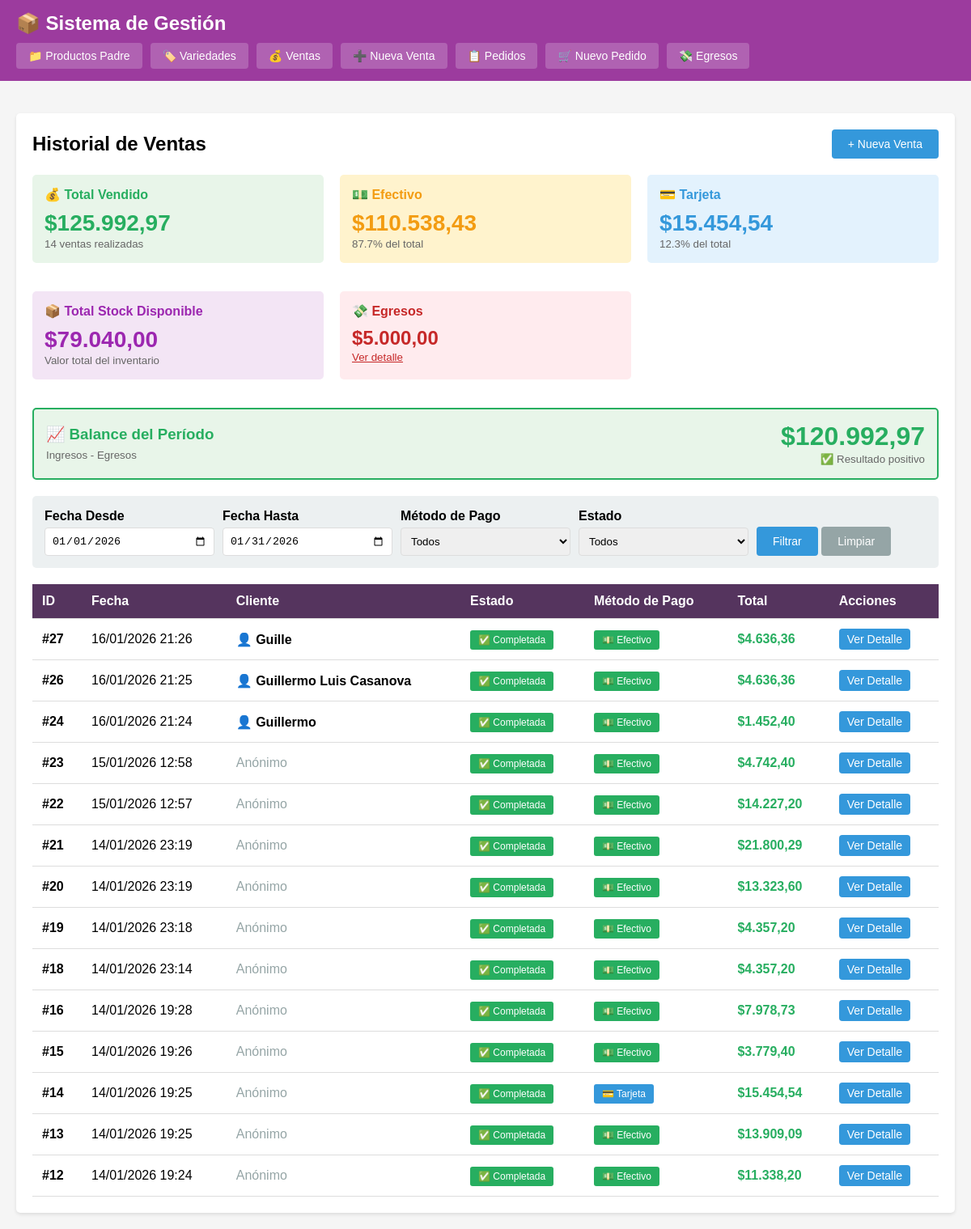
The app's page /index.php?c=venta&a=index with its own data.
### tables this page shows
CREATE TABLE ventas (
            id INTEGER PRIMARY KEY AUTOINCREMENT,
            total DECIMAL(10,2) NOT NULL,
            metodo_pago VARCHAR(20) NOT NULL,
            descuento_aplicado DECIMAL(10,2) DEFAULT 0,
            fecha DATETIME DEFAULT CURRENT_TIMESTAMP
        , nombre_cliente VARCHAR(200), estado VARCHAR(20) DEFAULT 'completada', fecha_formalizacion DATETIME);

### controllers/VentaController.php (called while the page is built, shortened)
<?php
class VentaController {
    private $ventaModel;
    private $variedadModel;
    public function __construct() {
        $this->ventaModel = new Venta();
        $this->variedadModel = new Variedad();
    }
public function index() {
    $filtros = [];
    if (empty($_GET['fecha_desde']) && empty($_GET['fecha_hasta']) && empty($_GET['metodo_pago']) && empty($_GET['estado'])) {
        $filtros['fecha_desde'] = date('Y-m-01');
        $filtros['fecha_hasta'] = date('Y-m-t');
    }
    $ventas = $this->ventaModel->getAll($filtros);
    $total_ventas = $this->ventaModel->getTotalVentas($filtros);
    $estadisticas = $this->ventaModel->getEstadisticas(
        $filtros['fecha_desde'] ?? null,
        $filtros['fecha_hasta'] ?? null
    );
    $total_stock_disponible = $this->variedadModel->getTotalStockDisponible();
    $egresoModel = new Egreso();
    $filtros_egresos = [];
    if (!empty($filtros['fecha_desde'])) {
        $filtros_egresos['fecha_desde'] = $filtros['fecha_desde'];
    }
    if (!empty($filtros['fecha_hasta'])) {
        $filtros_egresos['fecha_hasta'] = $filtros['fecha_hasta'];
    }
    $total_egresos = $egresoModel->getTotalEgresos($filtros_egresos);
    $balance = ($estadisticas['total_vendido'] ?? 0) - $total_egresos;
    $this->render('ventas/index', [
        'ventas' => $ventas,
        'total_ventas' => $total_ventas,
        'estadisticas' => $estadisticas,
        'total_stock_disponible' => $total_stock_disponible,
        'total_egresos' => $total_egresos,
        'balance' => $balance,
        'filtros' => $filtros
    ]);
}
    private function render($view, $data = []) {
        extract($data);
        require BASE_PATH . '/views/' . $view . '.php';
        require BASE_PATH . '/views/layout.php';
    }
}
?>

### config/database.php (called while the page is built, shortened)
<?php
class Database {
    private static $instance = null;
    private $conn;
    private function __construct() {
        try {
            $this->conn = new PDO('sqlite:' . DB_PATH);
            $this->conn->setAttribute(PDO::ATTR_ERRMODE, PDO::ERRMODE_EXCEPTION);
            $this->conn->setAttribute(PDO::ATTR_DEFAULT_FETCH_MODE, PDO::FETCH_ASSOC);
        } catch(PDOException $e) {
            die("Error de conexión: " . $e->getMessage());
        }
    }
    public static function getInstance() {
        if (self::$instance === null) {
            self::$instance = new self();
        }
        return self::$instance;
    }
    public function getConnection() {
        return $this->conn;
    }
}
?>

### models/Venta.php (called while the page is built, shortened)
<?php
class Venta {
    private $db;
    public function __construct() {
        $this->db = Database::getInstance()->getConnection();
    }
    public function getAll($filtros = []) {
        $sql = "SELECT * FROM ventas WHERE 1=1";
        $params = [];
        if (!empty($filtros['fecha_desde'])) {
            $sql .= " AND DATE(fecha) >= ?";
            $params[] = $filtros['fecha_desde'];
        }
        if (!empty($filtros['fecha_hasta'])) {
            $sql .= " AND DATE(fecha) <= ?";
            $params[] = $filtros['fecha_hasta'];
        }
        if (!empty($filtros['estado'])) {
            $sql .= " AND estado = ?";
            $params[] = $filtros['estado'];
        } else {
            $sql .= " AND estado != 'cancelada'";
        }
        $sql .= " ORDER BY fecha DESC";
        $stmt = $this->db->prepare($sql);
        $stmt->execute($params);
        return $stmt->fetchAll();
    }
    public function getEstadisticas($fecha_desde = null, $fecha_hasta = null) {
        $sql = "SELECT
                COUNT(*) as total_ventas,
                SUM(total) as total_vendido,
                AVG(total) as promedio_venta,
                SUM(CASE WHEN metodo_pago = 'efectivo' THEN total ELSE 0 END) as total_efectivo,
                SUM(CASE WHEN metodo_pago = 'tarjeta' THEN total ELSE 0 END) as total_tarjeta,
                SUM(CASE WHEN metodo_pago = 'transferencia' THEN total ELSE 0 END) as total_transferencia
                FROM ventas WHERE estado = 'completada'";
        $params = [];
        if ($fecha_desde) {
            $sql .= " AND DATE(fecha) >= ?";
            $params[] = $fecha_desde;
        }
        if ($fecha_hasta) {
            $sql .= " AND DATE(fecha) <= ?";
            $params[] = $fecha_hasta;
        }
        $stmt = $this->db->prepare($sql);
        $stmt->execute($params);
        $result = $stmt->fetch();
        if ($result) {
            $result['total_tarjeta_combinado'] = ($result['total_tarjeta'] ?? 0) + ($result['total_transferencia'] ?? 0);
        }
        return $result;
    }
}
?>

### helpers/FormatHelper.php (called while the page is built, shortened)
<?php
class FormatHelper {
    public static function precio($valor) {
        return '$' . number_format($valor, 2, ',', '.');
    }
}
?>

### models/Variedad.php (called while the page is built, shortened)
<?php
class Variedad {
    private $db;
    public function __construct() {
        $this->db = Database::getInstance()->getConnection();
    }
public function getTotalStockDisponible() {
    $sql = "SELECT SUM(precio_compra_total) as total FROM variedades WHERE activo = 1";
    $stmt = $this->db->query($sql);
    $result = $stmt->fetch();
    return $result['total'] ?? 0;
}
}
?>

### models/Egreso.php (called while the page is built, shortened)
<?php
class Egreso {
    private $db;
    public function __construct() {
        $this->db = Database::getInstance()->getConnection();
    }
    public function getTotalEgresos($filtros = []) {
        $sql = "SELECT SUM(monto) as total FROM egresos WHERE 1=1";
        $params = [];
        if (!empty($filtros['fecha_desde'])) {
            $sql .= " AND fecha >= ?";
            $params[] = $filtros['fecha_desde'];
        }
        if (!empty($filtros['fecha_hasta'])) {
            $sql .= " AND fecha <= ?";
            $params[] = $filtros['fecha_hasta'];
        }
        $stmt = $this->db->prepare($sql);
        $stmt->execute($params);
        $result = $stmt->fetch();
        return $result['total'] ?? 0;
    }
}
?>

### views/ventas/index.php (the view, shortened to what this page needs)
<div style="display: flex; justify-content: space-between; align-items: center; margin-bottom: 20px;">
    <h2>Historial de Ventas</h2>
    <a href="index.php?c=venta&a=nueva" class="btn btn-primary">+ Nueva Venta</a>
</div>
<div class="grid-3" style="margin-bottom: 20px;">
    <div class="card" style="background: #e8f5e9;">
        <h4 style="margin-bottom: 10px; color: #27ae60;">💰 Total Vendido</h4>
        <div style="font-size: 28px; font-weight: bold; color: #27ae60;">
            <?= FormatHelper::precio($estadisticas['total_vendido'] ?? 0) ?>
        </div>
        <small style="color: #666;"><?= $estadisticas['total_ventas'] ?? 0 ?> ventas realizadas</small>
    </div>
    <div class="card" style="background: #fff3cd;">
        <h4 style="margin-bottom: 10px; color: #f39c12;">💵 Efectivo</h4>
        <div style="font-size: 28px; font-weight: bold; color: #f39c12;">
            <?= FormatHelper::precio($estadisticas['total_efectivo'] ?? 0) ?>
        </div>
        <small style="color: #666;">
            <?php
            $porcentaje_efectivo = ($estadisticas['total_vendido'] > 0)
                ? (($estadisticas['total_efectivo'] / $estadisticas['total_vendido']) * 100)
                : 0;
            echo number_format($porcentaje_efectivo, 1) . '% del total';
            ?>
        </small>
    </div>
    <div class="card" style="background: #e3f2fd;">
        <h4 style="margin-bottom: 10px; color: #3498db;">💳 Tarjeta</h4>
        <div style="font-size: 28px; font-weight: bold; color: #3498db;">
            <?= FormatHelper::precio($estadisticas['total_tarjeta_combinado'] ?? 0) ?>
        </div>
        <small style="color: #666;">
            <?php
            $porcentaje_tarjeta = ($estadisticas['total_vendido'] > 0)
                ? (($estadisticas['total_tarjeta_combinado'] / $estadisticas['total_vendido']) * 100)
                : 0;
            echo number_format($porcentaje_tarjeta, 1) . '% del total';
            ?>
        </small>
    </div>
    <div class="card" style="background: #f3e5f5;">
        <h4 style="margin-bottom: 10px; color: #9c27b0;">📦 Total Stock Disponible</h4>
        <div style="font-size: 28px; font-weight: bold; color: #9c27b0;">
            <?= FormatHelper::precio($total_stock_disponible ?? 0) ?>
        </div>
        <small style="color: #666;">Valor total del inventario</small>
    </div>
    <div class="card" style="background: #ffebee;">
        <h4 style="margin-bottom: 10px; color: #c62828;">💸 Egresos</h4>
        <div style="font-size: 24px; font-weight: bold; color: #c62828;">
            <?= FormatHelper::precio($total_egresos ?? 0) ?>
        </div>
        <small style="color: #666;">
            <a href="index.php?c=egreso&a=index" style="color: #c62828; text-decoration: underline;">Ver detalle</a>
        </small>
    </div>
</div>
<div class="card" style="background: <?= $balance >= 0 ? '#e8f5e9' : '#ffebee' ?>; margin-bottom: 20px; border: 2px solid <?= $balance >= 0 ? '#27ae60' : '#c62828' ?>;">
    <div style="display: flex; justify-content: space-between; align-items: center;">
        <div>
            <h3 style="margin-bottom: 5px; color: <?= $balance >= 0 ? '#27ae60' : '#c62828' ?>;">
                <?= $balance >= 0 ? '📈' : '📉' ?> Balance del Período
            </h3>
            <small style="color: #666;">Ingresos - Egresos</small>
        </div>
        <div style="text-align: right;">
            <div style="font-size: 32px; font-weight: bold; color: <?= $balance >= 0 ? '#27ae60' : '#c62828' ?>;">
                <?= FormatHelper::precio($balance) ?>
            </div>
            <small style="color: #666;">
                <?php if ($balance >= 0): ?>
                    ✅ Resultado positivo
                <?php else: ?>
                    ⚠️ Resultado negativo
                <?php endif; ?>
            </small>
        </div>
    </div>
</div>
<div class="filtros">
    <form method="GET" action="index.php">
        <div class="form-group">
            <label for="fecha_desde">Fecha Desde</label>
            <input type="date" id="fecha_desde" name="fecha_desde" value="<?= $filtros['fecha_desde'] ?? '' ?>">
        </div>
        <div class="form-group">
            <label for="fecha_hasta">Fecha Hasta</label>
            <input type="date" id="fecha_hasta" name="fecha_hasta" value="<?= $filtros['fecha_hasta'] ?? '' ?>">
        </div>
        <div class="form-group">
            <label for="metodo_pago">Método de Pago</label>
            <select id="metodo_pago" name="metodo_pago">
                <option value="">Todos</option>
            </select>
        </div>
        <div class="form-group">
            <label for="estado">Estado</label>
            <select id="estado" name="estado">
                <option value="">Todos</option>
            </select>
        </div>
        <div class="form-group">
            <label>&nbsp;</label>
            <button type="submit" class="btn btn-primary">Filtrar</button>
            <a href="index.php?c=venta&a=index" class="btn btn-secondary">Limpiar</a>
        </div>
    </form>
</div>
<?php if (empty($ventas)): ?>
    <div class="card">
        <p style="text-align: center; color: #95a5a6; padding: 20px;">No hay ventas registradas.</p>
    </div>
<?php else: ?>
<table>
    <thead>
        <tr>
            <th>ID</th>
            <th>Fecha</th>
            <th>Cliente</th>
            <th>Estado</th>
            <th>Método de Pago</th>
            <th>Total</th>
            <th>Acciones</th>
        </tr>
    </thead>
    <tbody>
        <?php foreach ($ventas as $venta): ?>
            <tr style="<?= $venta['estado'] == 'cancelada' ? 'opacity: 0.6;' : '' ?>">
                <td><strong>#<?= $venta['id'] ?></strong></td>
                <td><?= date('d/m/Y H:i', strtotime($venta['fecha'])) ?></td>
                <td>
                    <?php if ($venta['nombre_cliente']): ?>
                        <strong>👤 <?= htmlspecialchars($venta['nombre_cliente']) ?></strong>
                    <?php else: ?>
                        <span style="color: #95a5a6;">Anónimo</span>
                    <?php endif; ?>
                </td>
                <td>
                    <?php if ($venta['estado'] == 'completada'): ?>
                        <span class="badge" style="background: #27ae60;">✅ Completada</span>
                    <?php elseif ($venta['estado'] == 'preventa'): ?>
                        <span class="badge" style="background: #f39c12;">⏳ Pre-venta</span>
                    <?php else: ?>
                        <span class="badge" style="background: #e74c3c;">❌ Cancelada</span>
                    <?php endif; ?>
                </td>
                <td>
                    <?php if ($venta['metodo_pago'] == 'efectivo'): ?>
                        <span class="badge" style="background: #27ae60;">💵 Efectivo</span>
                    <?php elseif ($venta['metodo_pago'] == 'tarjeta'): ?>
                        <span class="badge" style="background: #3498db;">💳 Tarjeta</span>
                    <?php else: ?>
                        <span class="badge" style="background: #9b59b6;">🔄 Transferencia</span>
                    <?php endif; ?>
                </td>
                <td><strong style="color: #27ae60; font-size: 16px;"><?= FormatHelper::precio($venta['total']) ?></strong></td>
                <td>
                    <a href="index.php?c=venta&a=detalle&id=<?= $venta['id'] ?>" class="btn btn-primary" style="padding: 5px 10px;">Ver Detalle</a>
                </td>
            </tr>
        <?php endforeach; ?>
    </tbody>
</table>
<?php endif; ?>

### views/layout.php (style rules this page uses)
* { margin: 0; padding: 0; box-sizing: border-box; }
body { font-family: Arial, sans-serif; background: #f5f5f5; }
.btn { display: inline-block; padding: 10px 20px; text-decoration: none; border-radius: 4px; cursor: pointer; border: none; font-size: 14px; }
.btn-primary { background: #3498db; color: white; }
.btn-secondary { background: #95a5a6; color: white; }
table { width: 100%; border-collapse: collapse; margin-top: 20px; }
table th, table td { padding: 12px; text-align: left; border-bottom: 1px solid #ddd; }
table th { background: #55345e; color: white; }
.form-group { margin-bottom: 15px; }
.form-group label { display: block; margin-bottom: 5px; font-weight: bold; }
.form-group input, .form-group textarea, .form-group select { width: 100%; padding: 8px; border: 1px solid #ddd; border-radius: 4px; }
.badge { padding: 5px 10px; border-radius: 3px; font-size: 12px; color: white; }
.grid-3 { display: grid; grid-template-columns: 1fr 1fr 1fr; gap: 20px; }
.card { background: #ecf0f1; padding: 15px; border-radius: 5px; margin-bottom: 15px; }
.filtros { background: #ecf0f1; padding: 15px; border-radius: 5px; margin-bottom: 20px; }
.filtros form { display: flex; gap: 10px; flex-wrap: wrap; align-items: flex-end; }
.filtros .form-group { margin-bottom: 0; flex: 1; min-width: 150px; }

### records on screen
ventas: id "27", fecha "16/01/2026 21:26", nombre_cliente "Guille", estado "✅ Completada", metodo_pago "💵 Efectivo", total "$4.636,36"
ventas: id "26", fecha "16/01/2026 21:25", nombre_cliente "Guillermo Luis Casanova", estado "✅ Completada", metodo_pago "💵 Efectivo", total "$4.636,36"
ventas: id "24", fecha "16/01/2026 21:24", nombre_cliente "Guillermo", estado "✅ Completada", metodo_pago "💵 Efectivo", total "$1.452,40"
ventas: id "23", fecha "15/01/2026 12:58", shows "Anónimo", estado "✅ Completada", metodo_pago "💵 Efectivo", total "$4.742,40"
ventas: id "22", fecha "15/01/2026 12:57", shows "Anónimo", estado "✅ Completada", metodo_pago "💵 Efectivo", total "$14.227,20"
ventas: id "21", fecha "14/01/2026 23:19", shows "Anónimo", estado "✅ Completada", metodo_pago "💵 Efectivo", total "$21.800,29"
ventas: id "20", fecha "14/01/2026 23:19", shows "Anónimo", estado "✅ Completada", metodo_pago "💵 Efectivo", total "$13.323,60"
ventas: id "19", fecha "14/01/2026 23:18", shows "Anónimo", estado "✅ Completada", metodo_pago "💵 Efectivo", total "$4.357,20"
ventas: id "18", fecha "14/01/2026 23:14", shows "Anónimo", estado "✅ Completada", metodo_pago "💵 Efectivo", total "$4.357,20"
ventas: id "16", fecha "14/01/2026 19:28", shows "Anónimo", estado "✅ Completada", metodo_pago "💵 Efectivo", total "$7.978,73"
ventas: id "15", fecha "14/01/2026 19:26", shows "Anónimo", estado "✅ Completada", metodo_pago "💵 Efectivo", total "$3.779,40"
ventas: id "14", fecha "14/01/2026 19:25", shows "Anónimo", estado "✅ Completada", metodo_pago "💳 Tarjeta", total "$15.454,54"
ventas: id "13", fecha "14/01/2026 19:25", shows "Anónimo", estado "✅ Completada", metodo_pago "💵 Efectivo", total "$13.909,09"
ventas: id "12", fecha "14/01/2026 19:24", shows "Anónimo", estado "✅ Completada", metodo_pago "💵 Efectivo", total "$11.338,20"

### other values on screen
FormatHelper::precio($estadisticas['total_vendido'] ?? 0) "$125.992,97"
$estadisticas['total_ventas'] "14"
FormatHelper::precio($estadisticas['total_efectivo'] ?? 0) "$110.538,43"
$porcentaje_efectivo "87.7"
FormatHelper::precio($estadisticas['total_tarjeta_combinado'] ?? 0) "$15.454,54"
$porcentaje_tarjeta "12.3"
FormatHelper::precio($total_stock_disponible ?? 0) "$79.040,00"
FormatHelper::precio($total_egresos ?? 0) "$5.000,00"
FormatHelper::precio($balance) "$120.992,97"
